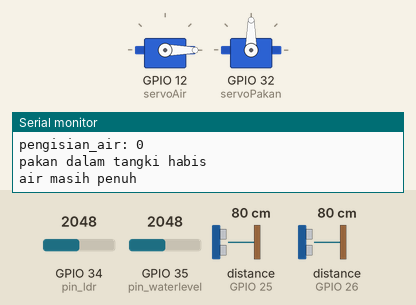
Bench run of a sketch on a simulated ESP32. Shown: 2 × servo, the last lines printed to the serial monitor. Wiring (inferred from the names in the program): 2 × ultrasonic range finder: trigger GPIO 27, echo GPIO 26 / trigger GPIO 33, echo GPIO 25. The test bench sets the inputs (shaded band); at power-on: distance to the obstacle (sensors on GPIO 26, GPIO 25) 80 cm, GPIO 35 (pin_waterlevel) = 2048, GPIO 34 (pin_ldr) = 2048 (analog values on the 0–4095 scale). The echo pulse lasts 58.3 µs per cm; WiFi joins after 1.5 s; servers stay silent unless stated.

Above: at 3.0 s.
3.1 s: distance to the obstacle (sensor on GPIO 26) set to 10 cm
11.0 s: distance to the obstacle (sensor on GPIO 26) set to 7 cm
At 12.5 s:
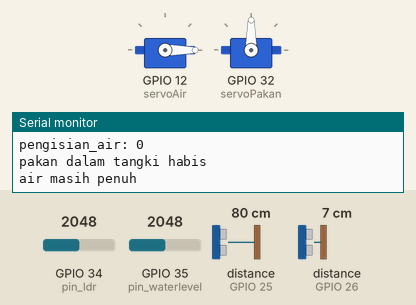
19.4 s: GPIO 35 (pin_waterlevel) set to 1228
27.6 s: distance to the obstacle (sensor on GPIO 25) set to 2 cm
At 30.3 s:
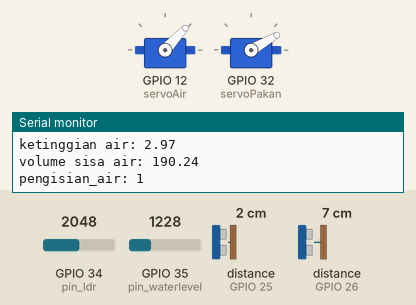
36.3 s: GPIO 34 (pin_ldr) set to 9
41.7 s: GPIO 34 (pin_ldr) set to 6
At 42.5 s:
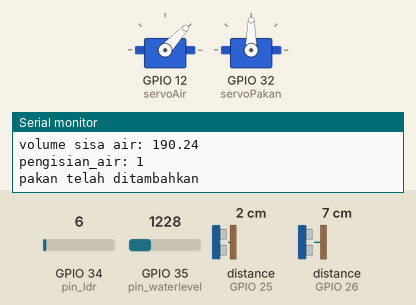
Timing chart, 0 to 44.7 s (numbered marks = the images above; inputs shaded):
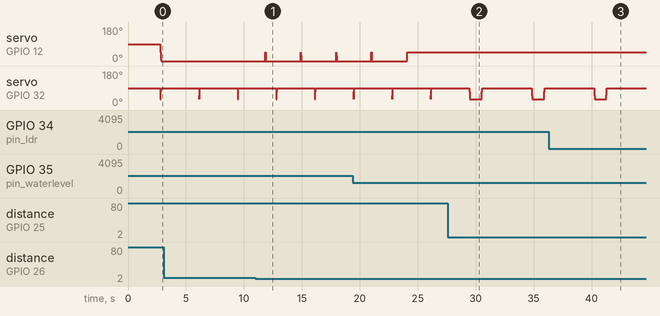

The sketch:

IoT_smart_bird_cage.ino
```cpp
//program ini udah berhasil, tapi fungsi air masih belum jalan
//pada 16 Agustus, aku mencoba untuk menghilangkan detach servonya.
//aku juga mencoba melepas RTCnya
//selanjutnya perbaiki threshold air dan pelajari tentng core sleep mode
//atau pelajari untuk membuat program berjalan air dan pakan bergantian
//pada 17 Agustus, aku mencoba membedakan ground untuk servo,
//hasilnya fungsi air dan fungsi pakan dapat berjalan
//selanjutnya aku akan mencoba untuk memasukkan program blink dan RTC
//pada 18 Agustus, program untuk blink sudah berhasil


//BLYNK
#define BLYNK_TEMPLATE_ID "TMPLz-zA-pvD"
#define BLYNK_DEVICE_NAME "M0n1t0r1ng Pakan dan Minum Burung"
#define BLYNK_AUTH_TOKEN "cOwlWpZIyxTgIHZe1TjbDCRLQ8F4qj6p"
#define BLYNK_PRINT Serial
#include <WiFi.h>
#include <WiFiClient.h>
#include <BlynkSimpleEsp32.h>
char auth[] = BLYNK_AUTH_TOKEN;
char ssid[] = "Telekomunity Zone";
char pass[] = "labtelkom";

//FlagUntukNotif
bool log_Pkosong_terkirim = false;
bool log_Psetengah_terkirim = false;
bool log_Pseperempat_terkirim = false;
bool log_Akosong_terkirim = false;
bool log_Asetengah_terkirim = false;
bool log_Aseperempat_terkirim = false;
bool pengisian_air = false;

//SERVO
#include <ESP32Servo.h>
Servo servoPakan;
Servo servoAir;


int pos=0;
int Pos=0;

//LDR
const int pin_ldr = 34;
int nilai_ldr;
const int threshold1 = 0;
//WATERLEVEL
const int pin_waterlevel = 35;
int nilai_waterlevel;
const int threshold2 = 180;

// ULTRASONIK PAKAN
#define echoPin 25  //Echo Pin
#define trigPin 33  //Trigger Pin
float duration, jarak, ketinggian_pakan;
float jarak_dasar = 19;
float panjang = 5, lebar = 5;
float kuantitas;


// ULTRASONIK AIR
#define EchoPin 26 //Echo Pin
#define TrigPin 27 //Trigger Pin
float Duration, Jarak, ketinggian_air;
float Jarak_dasar = 10;
float Panjang = 8, Lebar = 8;
float Kuantitas;

TaskHandle_t Task1;

void loop2( void * parameter )
{
  for (;;) {
   nilai_ldr = analogRead(pin_ldr);
      nilai_waterlevel = analogRead(pin_waterlevel);
  //ULTRASONIK PAKAN
  digitalWrite(trigPin, LOW);delayMicroseconds(2);
  digitalWrite(trigPin, HIGH);delayMicroseconds(10);
  digitalWrite(trigPin, LOW);
  duration = pulseIn(echoPin, HIGH);
  jarak = duration/58.2;
  ketinggian_pakan = jarak_dasar - jarak;
  kuantitas = panjang * lebar * ketinggian_pakan;
/*
//PROSES CEK PAKAN
if(kuantitas <= 25){if(kuantitas <= 25 && log_Pkosong_terkirim == false )
   { Blynk.logEvent("pakan_dalam_tangki_habis");
   Serial.println("pakan kosong");
   log_Pkosong_terkirim = true;}
   else if (kuantitas > 25)
   { log_Pkosong_terkirim = false;}}
else if(kuantitas <= 87){if(82 > kuantitas <= 87 && log_Pseperempat_terkirim == false )
   { Blynk.logEvent("pakan_dalam_tangki_tinggal_seperempat",
   String("volume pakan: ")+kuantitas);
   Serial.println("pakan tinggal seperempat");
   log_Pseperempat_terkirim = true;}
   else if (kuantitas >= 82 && kuantitas > 87)
   { log_Pseperempat_terkirim = false;}}
else if (kuantitas <= 175){if(170 > kuantitas <= 175 && log_Psetengah_terkirim == false )
   { Blynk.logEvent("pakan_dalam_tangki_tinggal_setengah",
   String("volume pakan: ")+kuantitas);
   Serial.println("pakan tinggal setengah");
   log_Psetengah_terkirim = true;}
   else if (kuantitas >= 170 && kuantitas > 175)
   { log_Psetengah_terkirim = false;}}
   */

//SERIAL PRINT
  Serial.print("nilai Waterlevel: ");
  Serial.println(nilai_waterlevel);
  Serial.print("nilai LDR: ");
  Serial.println(nilai_ldr);
  Serial.print("jarak ultrasonik pakan: ");
  Serial.println(jarak);
  Serial.print("ketinggian pakan: ");
  Serial.println(ketinggian_pakan);
  Serial.print("volume sisa pakan: ");
  Serial.println(kuantitas);
  Serial.print("jarak ultrasonik air: ");
  Serial.println(Jarak);
  Serial.print("ketinggian air: ");
  Serial.println(ketinggian_air);
  Serial.print("volume sisa air: ");
  Serial.println(Kuantitas);

  Serial.print("pengisian_air: ");
  Serial.println(pengisian_air);

  Serial.println();

    delay(100);
  //KONDISI UNTUK PAKAN
  if (kuantitas <= 25){Serial.println("pakan dalam tangki habis");
  Serial.println();
   for(pos=30;pos<=90;pos++){
    servoPakan.write(pos);
    delay(1);}
   // notif_pakan_kosong();
  }
  else if (kuantitas > 25){
    if(nilai_ldr > threshold1){
       //servoAir.detach();

  // BUKA KATUP PAKAN
  for(pos=90;pos>=30;pos-=1){
    servoPakan.write(pos);
    delay(1);
  }
  delay(1000);

  // TUTUP KATUP PAKAN
  for(pos=30;pos<=90;pos+=1){
    servoPakan.write(pos);
    delay(1);
  }
  delay(1000);
  Serial.println("pakan telah ditambahkan");
  }}

delay (3000);

  }
}


void setup() {
//BLYNK
  Blynk.begin(auth, ssid, pass);

//SERVO
  ESP32PWM::allocateTimer(0);
  ESP32PWM::allocateTimer(1);
  ESP32PWM::allocateTimer(2);
  ESP32PWM::allocateTimer(3);
  Serial.begin(9600);
  servoPakan.setPeriodHertz(50);
  servoAir.setPeriodHertz(50);
  servoAir.attach(12);
  servoPakan.attach(32);

   pinMode(pin_ldr, INPUT);
   pinMode(pin_waterlevel, INPUT);
   analogReadResolution(9);

   //HC-SR04
   pinMode(trigPin, OUTPUT);
   pinMode(echoPin, INPUT);
   pinMode(TrigPin, OUTPUT);
   pinMode(EchoPin, INPUT);

  // Initialize your task (2nd loop)
  xTaskCreatePinnedToCore(
    loop2,          // name of the task function
    "buttonCheck",  // name of the task
    1000,           // memory assigned for the task
    NULL,           // parameter to pass if any
    1,              // priority of task, starting from 0(Highestpriority) *IMPORTANT*( if set to 1 and there is no activity in your 2nd loop, it will reset the esp32)
    &Task1,         // Reference name of taskHandle variable
    0);             // choose core (0 or 1)


}

void loop() {


   //ULTRASONIK AIR
  digitalWrite(TrigPin, LOW);delayMicroseconds(2);
  digitalWrite(TrigPin, HIGH);delayMicroseconds(10);
  digitalWrite(TrigPin, LOW);
  Duration = pulseIn(EchoPin, HIGH);
  Jarak = Duration/58.2;
  ketinggian_air = Jarak_dasar - Jarak;
  Kuantitas = Panjang * Lebar * ketinggian_air;
/*
delay(100);
//PROSES CEK AIR
if(Kuantitas <= 64){if(Kuantitas <= 64 && log_Akosong_terkirim == false )
   { Blynk.logEvent("air_dalam_tangki_habis");
   Serial.println("air kosong");
   log_Akosong_terkirim = true;}
   else if (Kuantitas > 64)
   { log_Akosong_terkirim = false;}}
else if(Kuantitas <= 114){ if( 110 > Kuantitas <= 114 && log_Aseperempat_terkirim == false )
   { Blynk.logEvent("air_dalam_tangki_tinggal_seperempat",
   String("volume air: ")+Kuantitas+String("ml"));
   Serial.println("air tinggal seperempat");
   log_Aseperempat_terkirim = true;}
   else if (Kuantitas >= 110 && Kuantitas > 114)
   { log_Aseperempat_terkirim = false;}}
else if(Kuantitas <= 164){if( 160 > Kuantitas <= 164 && log_Asetengah_terkirim == false )
   { Blynk.logEvent("air_dalam_tangki_tinggal_setengah",
   String("volume air: ")+Kuantitas+String("ml"));
   Serial.println("air tinggal setengah");
   log_Asetengah_terkirim = true;}
   else if (Kuantitas >= 160 && Kuantitas > 164)
   { log_Asetengah_terkirim = false;}}
*/
  //KONDISI UNTUK AIR
  if (Kuantitas <= 64){Serial.println("air dalam tangki habis");
  Serial.println();

    }
  else if (Kuantitas > 64){
   if (nilai_waterlevel >= threshold2 )
 {
    //TUTUP KATUP AIR
   for(Pos=47;Pos>=0;Pos-=1){
    servoAir.write(Pos);
    delay(1);
  }
  Serial.println("air masih penuh");
  pengisian_air = false;}

    else if(nilai_waterlevel <= threshold2 && pengisian_air == false )
 { //BUKA KATUP AIR
     //servoPakan.detach();
    for(Pos=0;Pos<=47;Pos+=1){
      servoAir.write(Pos);
      delay(1);
    }
 Serial.println("air sudah diisi");
   pengisian_air = true;}

  }

  //servoAir.detach();
  delay (3000);
   Blynk.virtualWrite(V0, kuantitas);
  Blynk.virtualWrite(V1, Kuantitas);
  Blynk.run();
}
```

Measured:
- the behaviour switches between 8 and 7 on GPIO 34 (pin_ldr) (found by bisection; images 2 and 3)
- after the input at 11.0 s, servo on GPIO 12 (servoAir): 0° → 47° after 0.86 s, then repeats every 3.0 s: 27° 0.02 s, 7° 0.01 s, 0° 3.0 s, 47° 0.02 s
- after the input at 41.7 s, servo on GPIO 32 (servoPakan): stays 90° (without the input it goes to 89° after 3.9 s)
